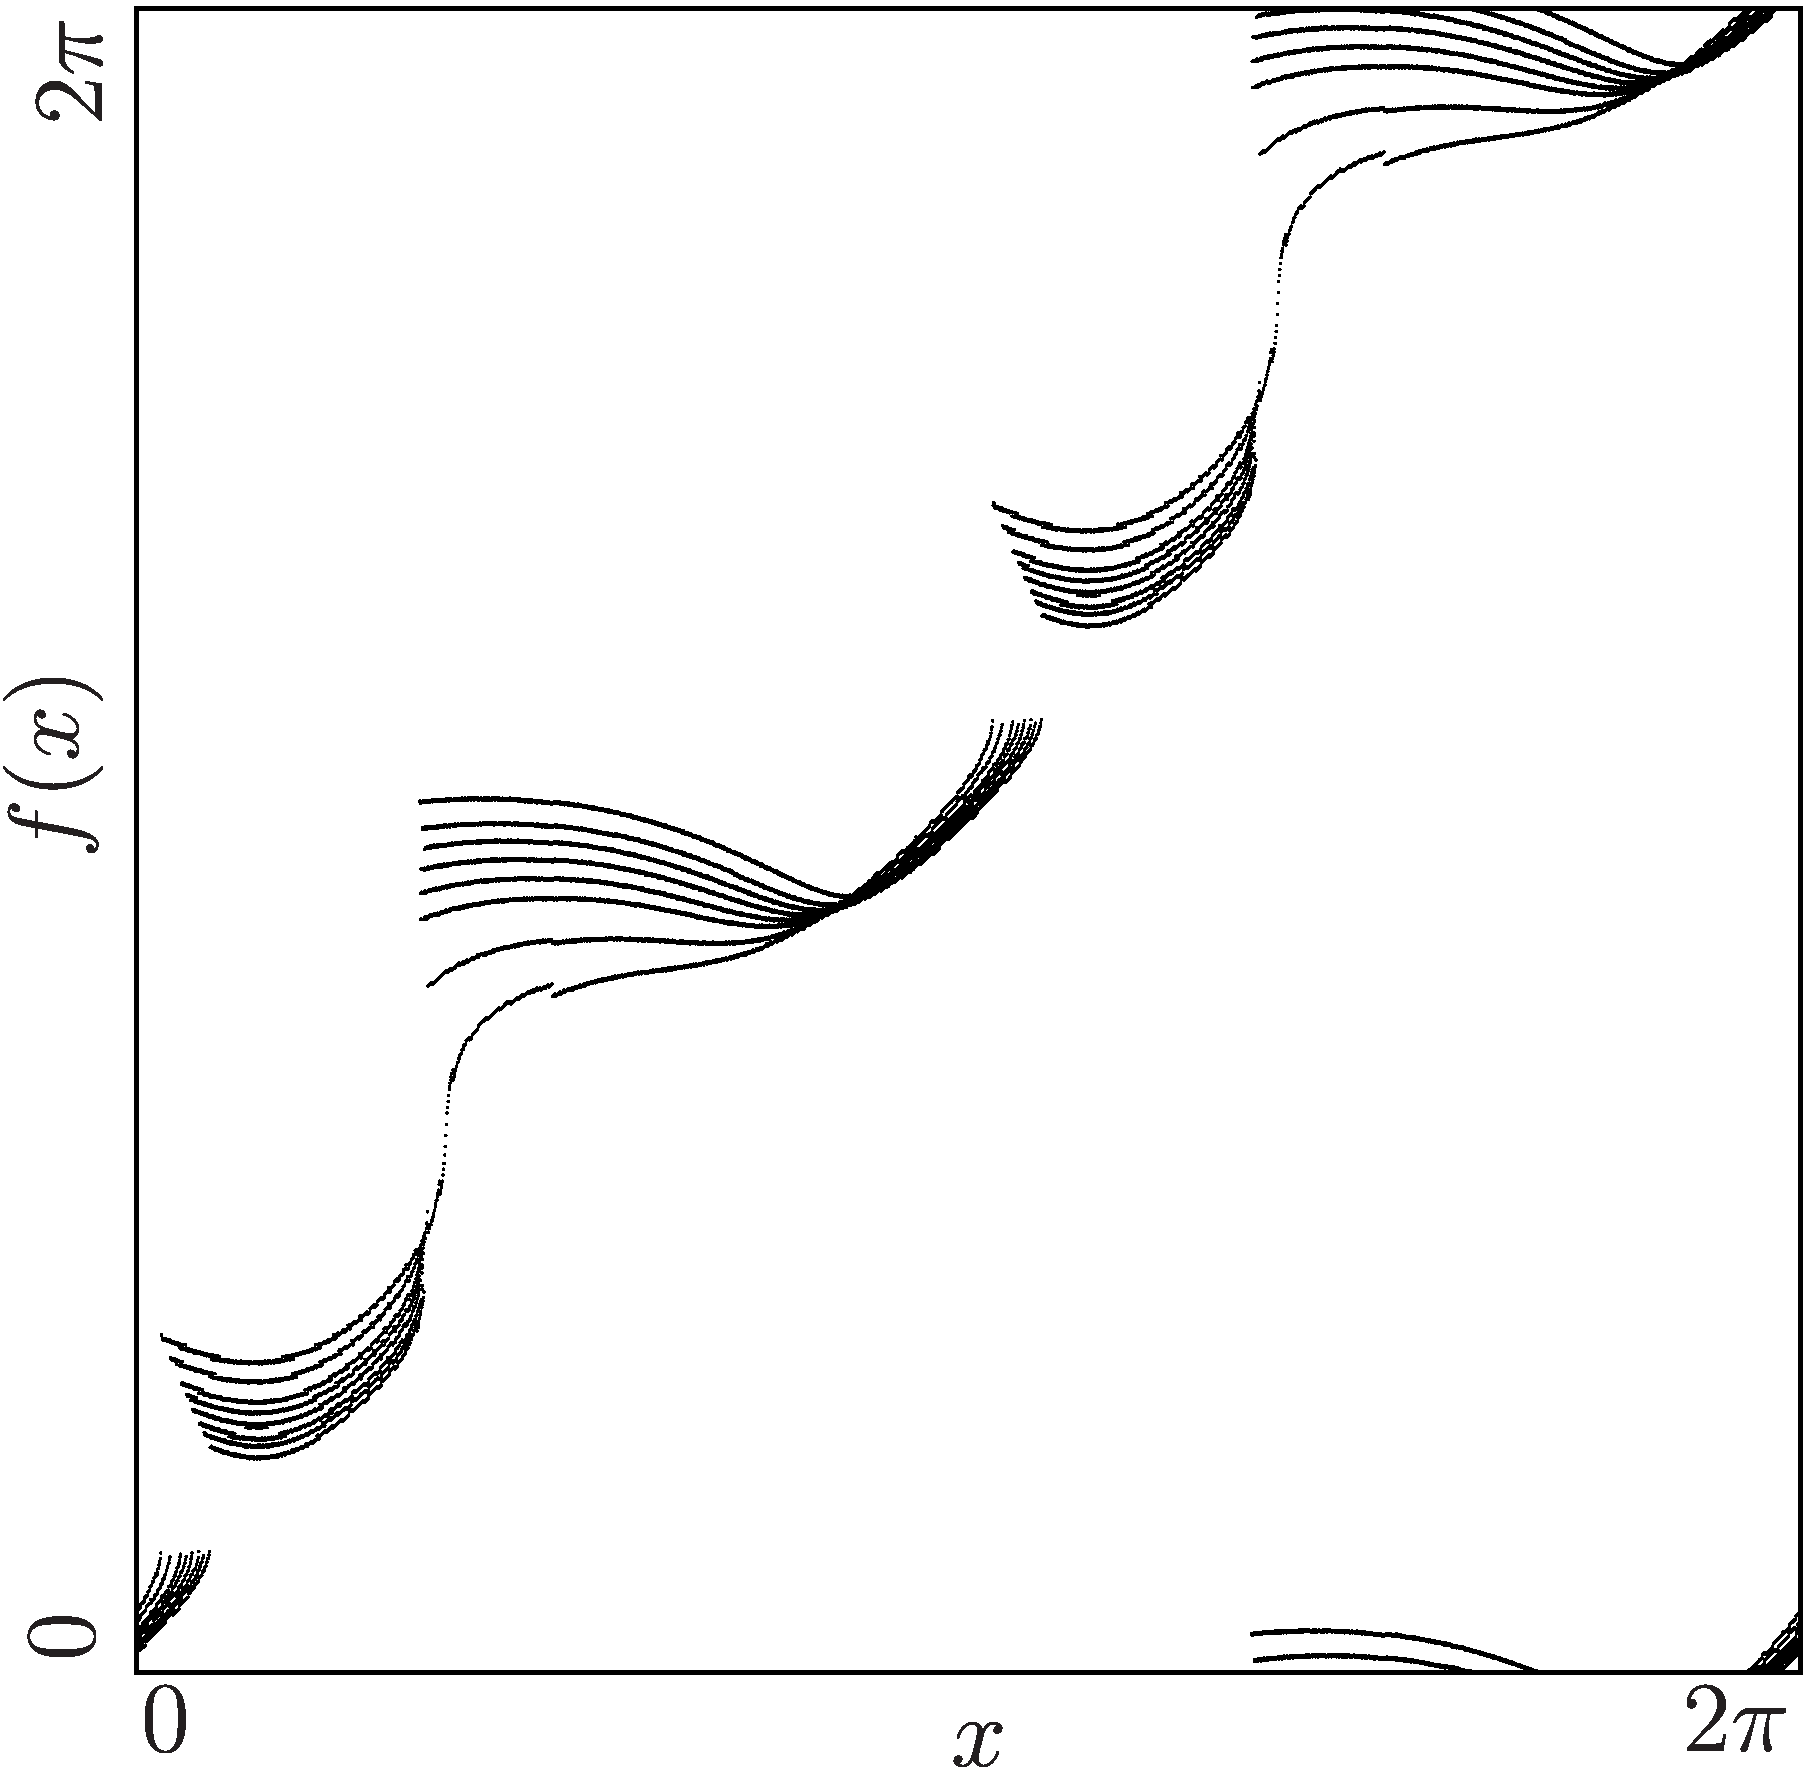

Generate this figure with gnuplot:

reset
set loadpath '/home/fabi/Projects/Uni/Masterarbeit/Simulation/Models/99_Yunus/Period12/'

set terminal postscript landscape enhanced color blacktext \
   dashed dashlength 1.0 linewidth 1.0 defaultplex \
   palfuncparam 2000,0.003 \
   butt "Helvetica" 20
set output "illustration_fm.eps"

set size square
set border lw 1

L = 0
R = 6.283
D = 0
U = 6.283

set xrange [L to R]
set yrange [D to U]

set xtics ('L' L, 'R' R)
set ytics ('D' D, 'U' U) rotate by 90

set xlabel 'x' offset 0, 1.3
set ylabel 'y' offset 4.2, 0 rotate by 90

plot  \
    '/home/fabi/Projects/Uni/Masterarbeit/Simulation/Models/99_Yunus/Period12/Cobweb_A_12/Autogen/Frame_0000/model.dat' w points ps 0.1 pt 7 lc rgb  'black' notitle, \
    '/home/fabi/Projects/Uni/Masterarbeit/Simulation/Models/99_Yunus/Period12/Cobweb_B_12/Autogen/Frame_0000/model.dat' w points ps 0.1 pt 7 lc rgb  'black' notitle, \
    '/home/fabi/Projects/Uni/Masterarbeit/Simulation/Models/99_Yunus/Period12/Cobweb_C_12/Autogen/Frame_0000/model.dat' w points ps 0.1 pt 7 lc rgb  'black' notitle, \
    '/home/fabi/Projects/Uni/Masterarbeit/Simulation/Models/99_Yunus/Period12/Cobweb_Cp_12/Autogen/Frame_0000/model.dat' w points ps 0.1 pt 7 lc rgb  'black' notitle, \
    '/home/fabi/Projects/Uni/Masterarbeit/Simulation/Models/99_Yunus/Period12/Cobweb_Cpp_12/Autogen/Frame_0000/model.dat' w points ps 0.1 pt 7 lc rgb  'black' notitle, \
    '/home/fabi/Projects/Uni/Masterarbeit/Simulation/Models/99_Yunus/Period12/Cobweb_Cppp_12/Autogen/Frame_0000/model.dat' w points ps 0.1 pt 7 lc rgb  'black' notitle, \
    '/home/fabi/Projects/Uni/Masterarbeit/Simulation/Models/99_Yunus/Period12/Cobweb_D_12/Autogen/Frame_0000/model.dat' w points ps 0.1 pt 7 lc rgb  'black' notitle, \
    '/home/fabi/Projects/Uni/Masterarbeit/Simulation/Models/99_Yunus/Period12/Cobweb_E_12/Autogen/Frame_0000/model.dat' w points ps 0.1 pt 7 lc rgb  'black' notitle, \
    
            